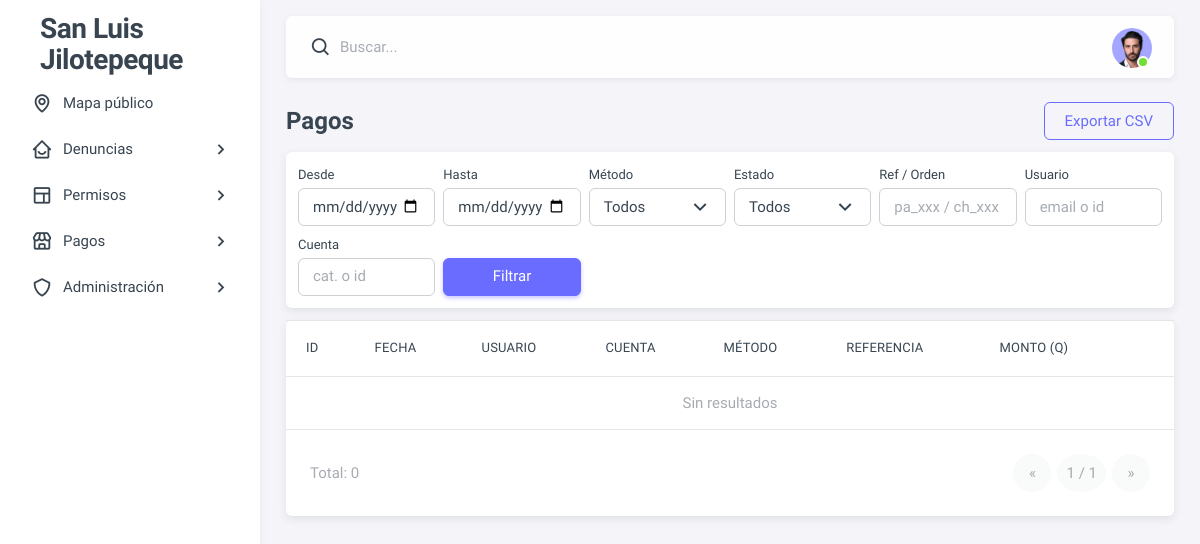
Page /admin-panel/pagos/ (signed in) on the earlier database version.
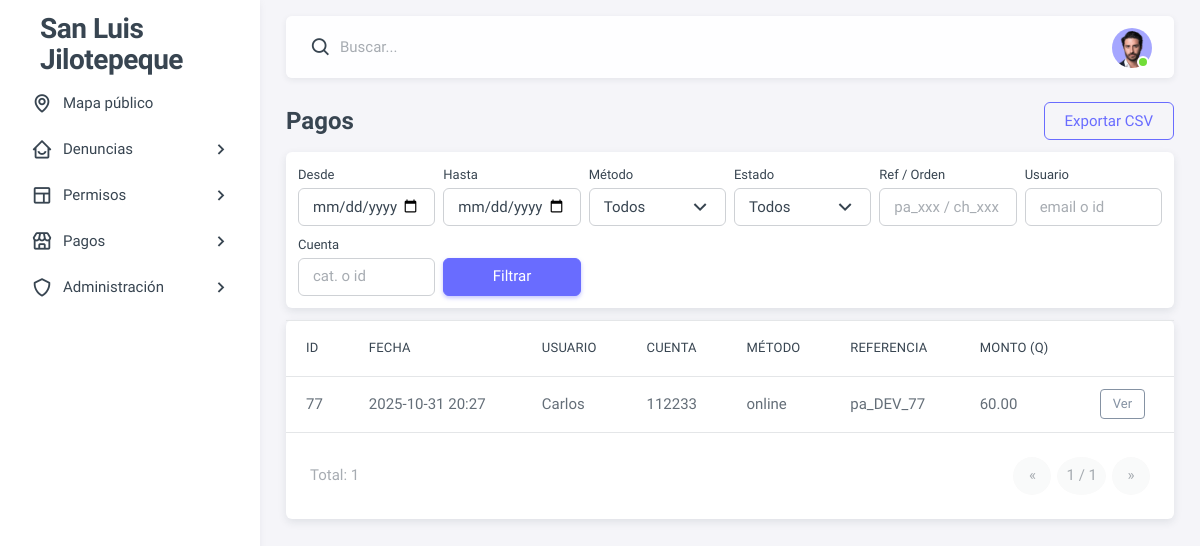
Same page on the later database version.
### dashboard/models.py (models this page shows, shortened)
class Pago(models.Model):
    METODOS = [('caja','Caja'),('transferencia','Transferencia'),('tarjeta','Tarjeta'),('online','Online')]
    cuenta = models.ForeignKey(CuentaServicio, on_delete=models.PROTECT, related_name='pagos')
    fecha = models.DateTimeField(auto_now_add=True)
    metodo = models.CharField(max_length=20, choices=METODOS)
    referencia = models.CharField(max_length=100, blank=True, default='')
    monto = models.DecimalField(max_digits=10, decimal_places=2)
    usuario_registra = models.ForeignKey(settings.AUTH_USER_MODEL, null=True, blank=True, on_delete=models.SET_NULL)
    observaciones = models.TextField(blank=True, default='')

class CuentaServicio(models.Model):
    usuario = models.ForeignKey(settings.AUTH_USER_MODEL, null=True, blank=True, on_delete=models.SET_NULL)
    titular = models.CharField(max_length=120)
    nit = models.CharField(max_length=20, blank=True, default='')
    codigo_catastral = models.CharField(max_length=50, blank=True, default='')
    ubicacion = models.ForeignKey('Ubicacion', null=True, blank=True, on_delete=models.SET_NULL)
    activa = models.BooleanField(default=True)
    class Meta:
        indexes = [
            models.Index(fields=['usuario']),
            models.Index(fields=['activa']),
        ]

class Usuario(AbstractBaseUser, PermissionsMixin):
    TIPO_USUARIO_CHOICES = [
        ('ciudadano', 'Ciudadano'),
        ('administrador', 'Administrador'),
    ]
    nombre = models.CharField(max_length=100)
    apellido = models.CharField(max_length=100)
    correo = models.EmailField(unique=True, max_length=150)
    telefono = models.CharField(max_length=20, blank=True, null=True)
    es_activo = models.BooleanField(default=False)
    token_activacion = models.UUIDField(default=uuid.uuid4, editable=False)
    token_creado_en = models.DateTimeField(default=timezone.now)  # Fecha para validar 24h
    tipo_usuario = models.CharField(max_length=20, choices=TIPO_USUARIO_CHOICES, default='ciudadano')
    creado_en = models.DateTimeField(auto_now_add=True)
    acepta_terminos = models.BooleanField(default=False)
    terminos_aceptados_en = models.DateTimeField(null=True, blank=True)
    terminos_version = models.CharField(
        max_length=20,
        default="v1-2025-11",  # o lo que quieras usar como etiqueta de versión
    )
    is_staff = models.BooleanField(default=False)
    USERNAME_FIELD = 'correo'
    REQUIRED_FIELDS = ['nombre', 'apellido', 'telefono']
    objects = UsuarioManager()

### dashboard/views/payments.py (the view, shortened to what this page needs)
# urls.py: path("admin-panel/pagos/", pay_views.admin_pagos, name="admin_pagos"),
@staff_member_required
def admin_pagos(request):
    qs = (Pago.objects
          .select_related("cuenta", "cuenta__usuario")
          .order_by("-id"))
    f_ini = request.GET.get("f_ini")
    f_fin = request.GET.get("f_fin")
    metodo = request.GET.get("metodo")
    estado = request.GET.get("estado")  # estado de TransaccionOnline: success/failed/pending
    ref_q = request.GET.get("ref")      # referencia/orden
    usuario_q = request.GET.get("usuario")  # email o id
    cuenta_q = request.GET.get("cuenta")    # código catastral o id
    fecha_field = "fecha" if hasattr(Pago, "fecha") else "creado_en"
    if f_ini:
        d = parse_date(f_ini)
        if d: qs = qs.filter(**{f"{fecha_field}__date__gte": d})
    if f_fin:
        d = parse_date(f_fin)
        if d: qs = qs.filter(**{f"{fecha_field}__date__lte": d})
    if metodo:
        qs = qs.filter(metodo__iexact=metodo)
    if usuario_q:
        qs = qs.filter(
            Q(cuenta__usuario__email__icontains=usuario_q) |
            Q(cuenta__usuario__id__iexact=usuario_q)
        )
    if cuenta_q:
        qs = qs.filter(
            Q(cuenta__codigo_catastral__icontains=cuenta_q) |
            Q(cuenta__id__iexact=cuenta_q)
        )
    if estado in {"success", "failed", "pending"}:
        ids_estado = (TransaccionOnline.objects
                      .filter(estado=estado)
                      .values_list("pago_id", flat=True)
                      .distinct())
        qs = qs.filter(id__in=ids_estado)
    paginator = Paginator(qs, 25)
    page = request.GET.get("page")
    pagos = paginator.get_page(page)
    for p in pagos:
        setattr(p, "fecha_val", getattr(p, fecha_field, None))
    metodos = (Pago.objects.order_by().values_list("metodo", flat=True).distinct())
    ctx = {
        "pagos": pagos,
        "metodos": [m for m in metodos if m],
        "f_ini": f_ini or "",
        "f_fin": f_fin or "",
        "metodo_sel": metodo or "",
        "estado_sel": estado or "",
        "ref": ref_q or "",
        "usuario_q": usuario_q or "",
        "cuenta_q": cuenta_q or "",
        "fecha_field": fecha_field,
    }
    return render(request, "admin_panel/list.html", ctx)

### dashboard/templates/admin_panel/list.html (shortened to what this page needs)
{% extends "base.html" %}
{% load static %}
{% block content %}
  <div class="d-flex justify-content-between align-items-center mb-3">
    <h4 class="fw-bold mb-0">Pagos</h4>
    <a class="btn btn-outline-primary"
    href="{% url 'admin_pagos_export_csv' %}?{{ request.GET.urlencode }}">
    Exportar CSV
    </a>
  </div>
  <form class="card p-3 mb-3" method="get">
    <div class="row g-2">
      <div class="col-6 col-md-2">
        <label class="form-label">Desde</label>
        <input type="date" class="form-control" name="f_ini" value="{{ f_ini }}">
      </div>
      <div class="col-6 col-md-2">
        <label class="form-label">Hasta</label>
        <input type="date" class="form-control" name="f_fin" value="{{ f_fin }}">
      </div>
      <div class="col-6 col-md-2">
        <label class="form-label">Método</label>
        <select class="form-select" name="metodo">
          <option value="">Todos</option>
        </select>
      </div>
      <div class="col-6 col-md-2">
        <label class="form-label">Estado</label>
        <select class="form-select" name="estado">
          <option value="">Todos</option>
        </select>
      </div>
      <div class="col-6 col-md-2">
        <label class="form-label">Ref / Orden</label>
        <input type="text" class="form-control" name="ref" value="{{ ref }}" placeholder="pa_xxx / ch_xxx">
      </div>
      <div class="col-6 col-md-2">
        <label class="form-label">Usuario</label>
        <input type="text" class="form-control" name="usuario" value="{{ usuario_q }}" placeholder="email o id">
      </div>
      <div class="col-6 col-md-2">
        <label class="form-label">Cuenta</label>
        <input type="text" class="form-control" name="cuenta" value="{{ cuenta_q }}" placeholder="cat. o id">
      </div>
      <div class="col-12 col-md-2 d-flex align-items-end">
        <button class="btn btn-primary w-100" type="submit">Filtrar</button>
      </div>
    </div>
  </form>
  <div class="card">
    <div class="table-responsive">
      <table class="table table-hover mb-0">
        <thead>
          <tr>
            <th>ID</th>
            <th>{{ fecha_field|title }}</th>
            <th>Usuario</th>
            <th>Cuenta</th>
            <th>Método</th>
            <th>Referencia</th>
            <th>Monto (Q)</th>
            <th></th>
          </tr>
        </thead>
        <tbody>
          {% for p in pagos %}
          <tr>
            <td>{{ p.id }}</td>
            <td>{{ p.fecha_val|date:"Y-m-d H:i" }}</td>
            <td>{{ p.cuenta.usuario.nombre }}</td>
            <td>{{ p.cuenta.codigo_catastral|default:p.cuenta.id }}</td>
            <td>{{ p.metodo }}</td>
            <td>{{ p.referencia }}</td>
            <td>{{ p.monto }}</td>
            <td><a class="btn btn-sm btn-outline-secondary" href="{% url 'admin_pago_detalle' p.id %}">Ver</a></td>
          </tr>
          {% empty %}
          <tr><td colspan="8" class="text-center text-muted py-4">Sin resultados</td></tr>
          {% endfor %}
        </tbody>
      </table>
    </div>
    <div class="card-footer d-flex justify-content-between align-items-center">
      <div class="text-muted">Total: {{ pagos.paginator.count }}</div>
      <nav>
        <ul class="pagination mb-0">
          {% if pagos.has_previous %}
            <li class="page-item"><a class="page-link" href="?page={{ pagos.previous_page_number }}&{{ request.GET.urlencode }}">«</a></li>
          {% else %}
            <li class="page-item disabled"><span class="page-link">«</span></li>
          {% endif %}
          <li class="page-item disabled"><span class="page-link">{{ pagos.number }} / {{ pagos.paginator.num_pages }}</span></li>
          {% if pagos.has_next %}
            <li class="page-item"><a class="page-link" href="?page={{ pagos.next_page_number }}&{{ request.GET.urlencode }}">»</a></li>
          {% else %}
            <li class="page-item disabled"><span class="page-link">»</span></li>
          {% endif %}
        </ul>
      </nav>
    </div>
  </div>
{% endblock %}

Differences in the rows shown:
added Pago: id "77", fecha_val "2025-10-31 20:27", cuenta.usuario.nombre "Carlos", cuenta.codigo_catastral "112233", metodo "online", referencia "pa_DEV_77", monto "60.00"
Other differences:
{{ pagos.paginator.count }}: "0" → "1"
text no longer shown: "Sin resultados"
